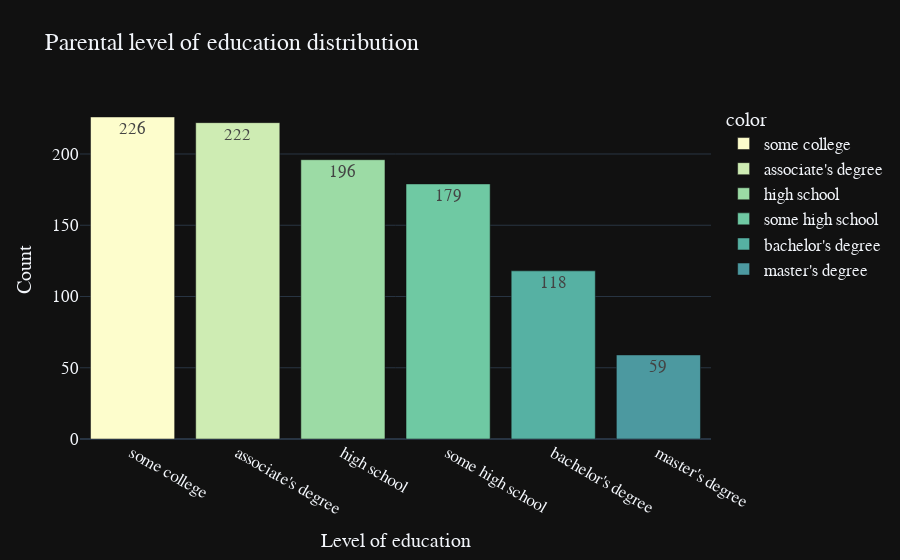

Notebook code cell kept with this figure:
### Markdown cell above
Let's define a helper function that turns a column containing lists of values (like df.parental level of education) into a data frame with one column for each possible option.

### Code cell
fig=px.bar(y=level.values,
          x=level.index,
          color=level.index,
          color_discrete_sequence=px.colors.sequential.deep,
          text=level.values,
          title="Parental level of education distribution",
          template="plotly_dark")
fig.update_layout(xaxis_title="Level of education",
                 yaxis_title="Count",
                 font=dict(size=17,family="Franklin Gpthic"))
fig.show()

### Figure 1 — Plotly figure (JSON) as saved in the notebook; plotly's stock layout.template omitted (floating-point values rounded to 4 significant figures)
{"data": [{"alignmentgroup": "True", "hovertemplate": "color=some college<br>x=%{x}<br>y=%{y}<br>text=%{text}<extra></extra>", "legendgroup": "some college", "marker": {"color": "rgb(253, 253, 204)", "pattern": {"shape": ""}}, "name": "some college", "offsetgroup": "some college", "orientation": "v", "showlegend": true, "text": [226], "textposition": "auto", "type": "bar", "x": ["some college"], "xaxis": "x", "y": [226], "yaxis": "y"}, {"alignmentgroup": "True", "hovertemplate": "color=associate's degree<br>x=%{x}<br>y=%{y}<br>text=%{text}<extra></extra>", "legendgroup": "associate's degree", "marker": {"color": "rgb(206, 236, 179)", "pattern": {"shape": ""}}, "name": "associate's degree", "offsetgroup": "associate's degree", "orientation": "v", "showlegend": true, "text": [222], "textposition": "auto", "type": "bar", "x": ["associate's degree"], "xaxis": "x", "y": [222], "yaxis": "y"}, {"alignmentgroup": "True", "hovertemplate": "color=high school<br>x=%{x}<br>y=%{y}<br>text=%{text}<extra></extra>", "legendgroup": "high school", "marker": {"color": "rgb(156, 219, 165)", "pattern": {"shape": ""}}, "name": "high school", "offsetgroup": "high school", "orientation": "v", "showlegend": true, "text": [196], "textposition": "auto", "type": "bar", "x": ["high school"], "xaxis": "x", "y": [196], "yaxis": "y"}, {"alignmentgroup": "True", "hovertemplate": "color=some high school<br>x=%{x}<br>y=%{y}<br>text=%{text}<extra></extra>", "legendgroup": "some high school", "marker": {"color": "rgb(111, 201, 163)", "pattern": {"shape": ""}}, "name": "some high school", "offsetgroup": "some high school", "orientation": "v", "showlegend": true, "text": [179], "textposition": "auto", "type": "bar", "x": ["some high school"], "xaxis": "x", "y": [179], "yaxis": "y"}, {"alignmentgroup": "True", "hovertemplate": "color=bachelor's degree<br>x=%{x}<br>y=%{y}<br>text=%{text}<extra></extra>", "legendgroup": "bachelor's degree", "marker": {"color": "rgb(86, 177, 163)", "pattern": {"shape": ""}}, "name": "bachelor's degree", "offsetgroup": "bachelor's degree", "orientation": "v", "showlegend": true, "text": [118], "textposition": "auto", "type": "bar", "x": ["bachelor's degree"], "xaxis": "x", "y": [118], "yaxis": "y"}, {"alignmentgroup": "True", "hovertemplate": "color=master's degree<br>x=%{x}<br>y=%{y}<br>text=%{text}<extra></extra>", "legendgroup": "master's degree", "marker": {"color": "rgb(76, 153, 160)", "pattern": {"shape": ""}}, "name": "master's degree", "offsetgroup": "master's degree", "orientation": "v", "showlegend": true, "text": [59], "textposition": "auto", "type": "bar", "x": ["master's degree"], "xaxis": "x", "y": [59], "yaxis": "y"}], "layout": {"barmode": "relative", "font": {"family": "Franklin Gpthic", "size": 17}, "legend": {"title": {"text": "color"}, "tracegroupgap": 0}, "title": {"text": "Parental level of education distribution"}, "xaxis": {"anchor": "y", "domain": [0, 1], "title": {"text": "Level of education"}}, "yaxis": {"anchor": "x", "domain": [0, 1], "title": {"text": "Count"}}}}
